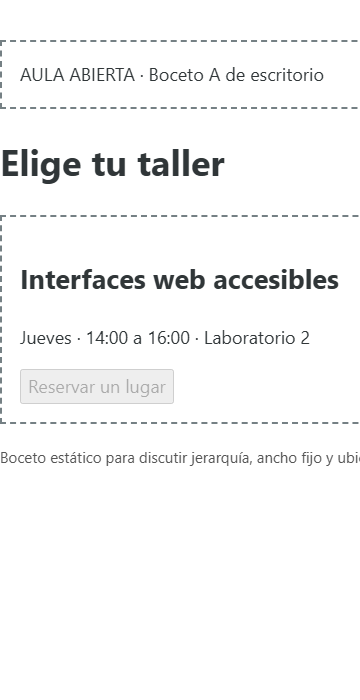
#> input picture APE5_Fase1/04_capturas/boceto-A-360.png, 360 x 700 px, found by its file name; its folder holds only this picture in this run
$ python ape5_fase1_build.py
#> lines starting #> are read from the running program, lines starting #| are printed output that depends on the picture
"""Informe APE 5 · Fase 1 (formato UTA, mismo que APE 4). Uso: python ape5_fase1_build.py"""
import sys, os
sys.path.insert(0, 'C:/Users/henry/Documents/UTA/IHC/APE4/_scripts')
from docx_lib import Doc, TNR, run
from PIL import Image, ImageDraw, ImageFont

W = 'C:/Users/henry/AppData/Local/Temp/ape5/fase1/'
os.makedirs(W, exist_ok=True)
B = 'C:/Users/henry/Documents/UTA/IHC/APE5/APE5_Fase1/'
CAP = B + '04_capturas/'
DOC = B + '06_documento/'
os.makedirs(DOC, exist_ok=True)


# ---------- composiciones de figuras ----------
def font(sz, bold=False):
    for f in (['C:/Windows/Fonts/segoeuib.ttf'] if bold else []) + ['C:/Windows/Fonts/segoeui.ttf', 'C:/Windows/Fonts/arial.ttf']:
        if os.path.exists(f):
            return ImageFont.truetype(f, sz)
    return ImageFont.load_default()


def compose(items, dest, gap=40, pad=24, title_h=46):
#> called with gap = 40, pad = 24, title_h = 46
    ims = [Image.open(CAP + f).convert('RGB') for f, _ in items]
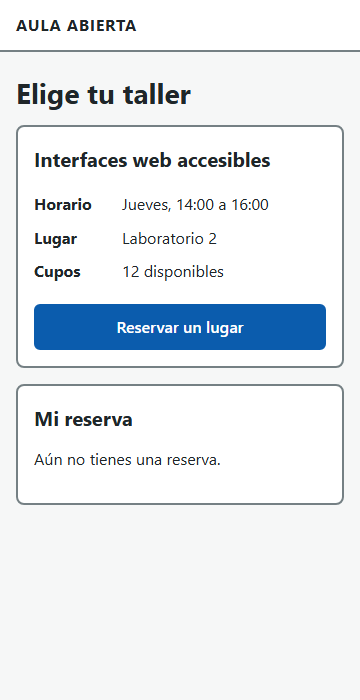
#> input picture 04_capturas/movil-360-disponible.png, 360 x 700 px, found by its file name
#> ims = 2 items
    h = max(i.height for i in ims)
#> h = 700
    w = sum(i.width for i in ims) + gap * (len(ims) - 1) + 2 * pad
#> w = 808
    canvas = Image.new('RGB', (w, h + title_h + 2 * pad), 'white')
#> canvas: PIL image 808x794 RGB; every value is 255
    d = ImageDraw.Draw(canvas)
    x = pad
    for im, (_, label) in zip(ims, items):
        d.text((x, pad), label, fill='#1f2629', font=font(22, True))
        canvas.paste(im, (x, pad + title_h))
        d.rectangle([x - 1, pad + title_h - 1, x + im.width, pad + title_h + im.height], outline='#9aa3a7', width=2)
        x += im.width + gap
#> this loop made 2 passes
#> (label, x) on passes 1 to 2: ('Antes · boceto A a 360 px', 424), ('Después · prototipo a 360 px', 824)
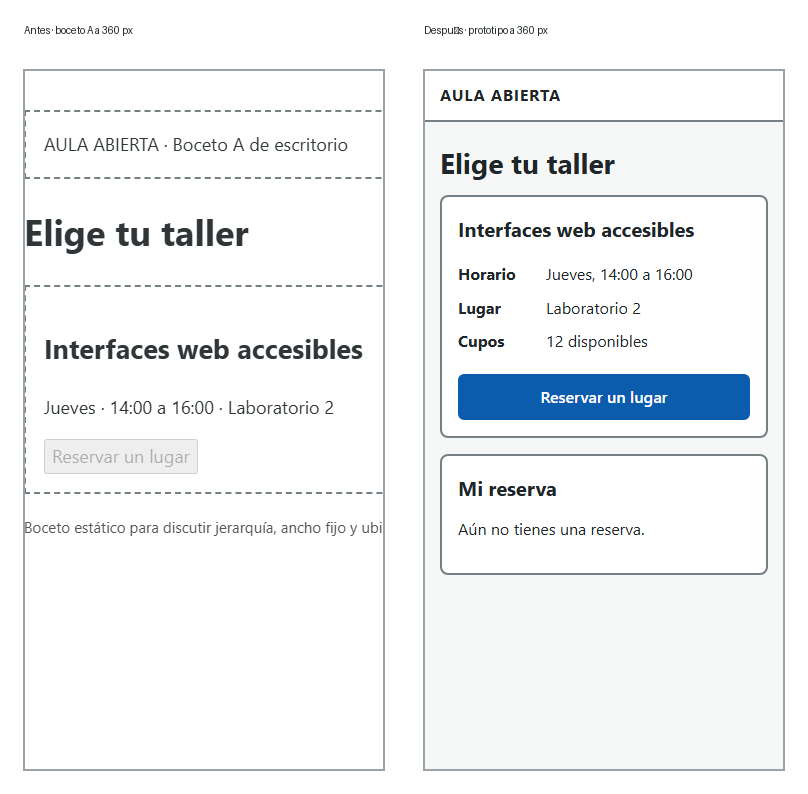
#> canvas: PIL image 808x794 RGB; mean R, G, B 240.9, 243.1, 244.8
#> after the loop, x = 824
    canvas.save(dest)
    return dest


FIG_ANTES = compose([('boceto-A-360.png', 'Antes · boceto A a 360 px'), ('movil-360-disponible.png', 'Después · prototipo a 360 px')], W + 'antes_despues.png')
FIG_ESTADOS = compose([('movil-360-disponible.png', '1 · Disponible'), ('movil-360-confirmada.png', '2 · Confirmada'),
                       ('movil-360-cancelada.png', '3 · Cancelada')], W + 'estados.png')
#> call 2 of compose, with gap = 40, pad = 24, title_h = 46
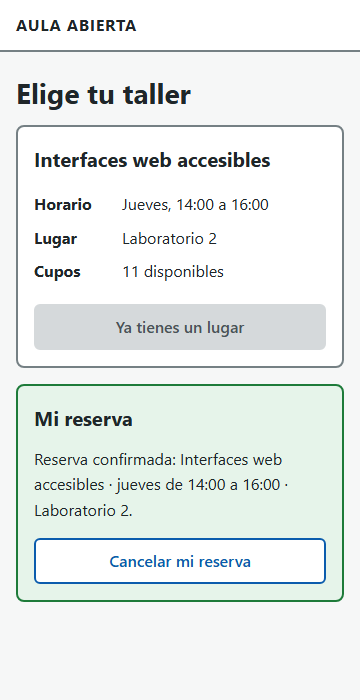
#> input picture 04_capturas/movil-360-confirmada.png, 360 x 700 px, found by its file name
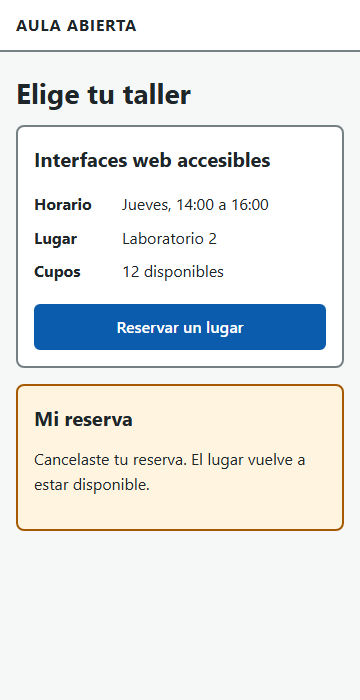
#> input picture 04_capturas/movil-360-cancelada.png, 360 x 700 px, found by its file name
#> in compose (call 2), `ims = [Image.open(CAP + f).convert('RGB') for f, _ in items]`: ims = 3 items
#> in compose (call 2), `w = sum(i.width for i in ims) + gap * (len(ims) - 1) + 2 * pad`: w = 1208
#> in compose (call 2), `canvas = Image.new('RGB', (w, h + title_h + 2 * pad), 'white')`: canvas: PIL image 1208x794 RGB; every value is 255
#> the loop in compose (call 2), `for im, (_, label) in zip(ims, items):` made 3 passes
#> (label, x) on passes 1 to 3: ('1 · Disponible', 424), ('2 · Confirmada', 824), ('3 · Cancelada', 1224)
#> after the loop in compose (call 2), `for im, (_, label) in zip(ims, items):`:
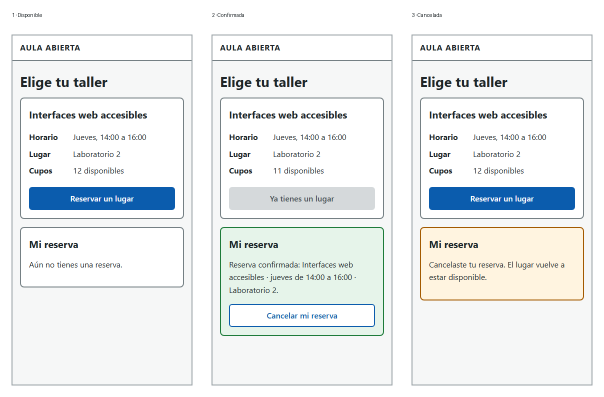
#> canvas: PIL image 1208x794 RGB (shown at 1/2 size); mean R, G, B 234.9, 238.3, 239
#> after the loop in compose (call 2), `for im, (_, label) in zip(ims, items):`: x = 1224
FIG_ESCRITORIO = CAP + 'escritorio-1366-confirmada.png'
FIG_768 = CAP + 'escritorio-768-confirmada.png'

# ---------- documento ----------
#> (the run stopped early here; a loop or call above may not have finished)
